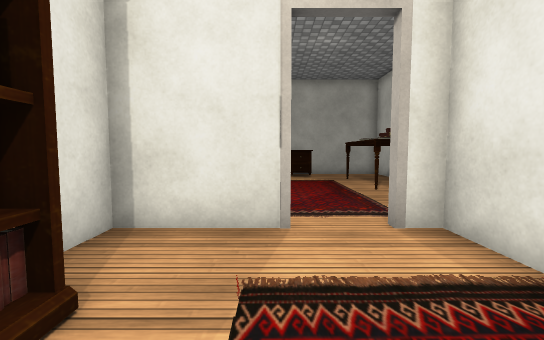
[1] (above)

19 first-person views from a walk through a 3-D level made in the Unity game engine. The camera is 1.2 m above the floor, tilts 4° down and sees 90° across. The floor is counted in squares, 1 m on a side. Each view is taken from the middle of a square. On the plan, view 1 faces up. The plan holds only what a view shows up to about 13 squares ahead; the rest is blank. The player is left out. Door leaves are left out, so doorways stand open. Some surface patterns are stand-ins.

[2]
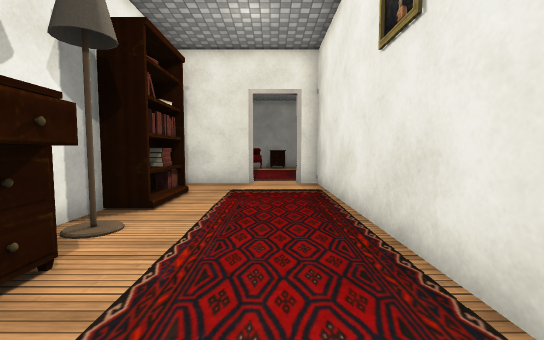

[3]
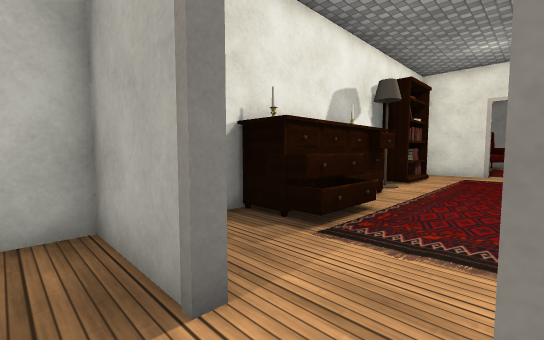

[4]
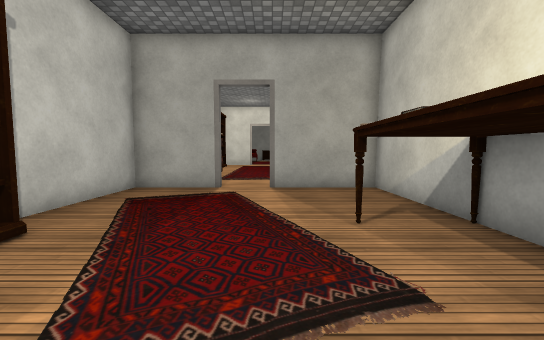

[5]
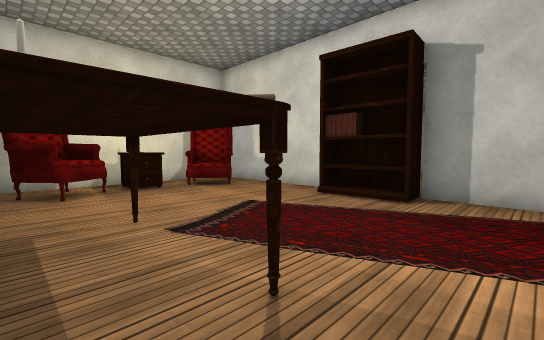

[6]
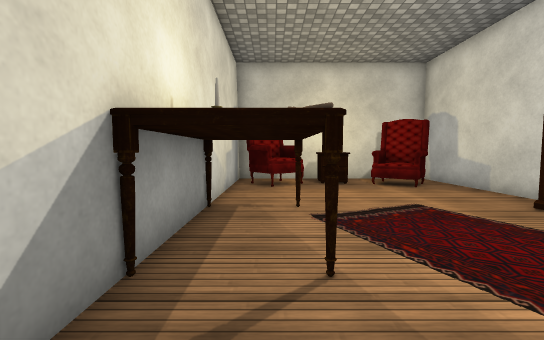

[7]
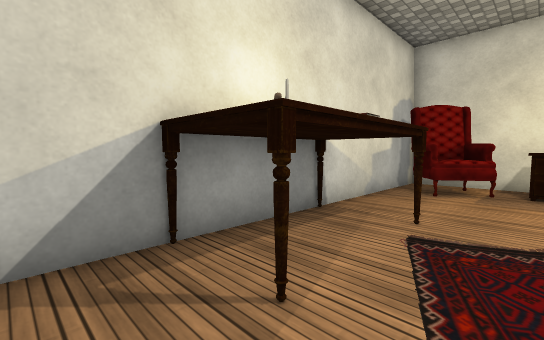

[8]
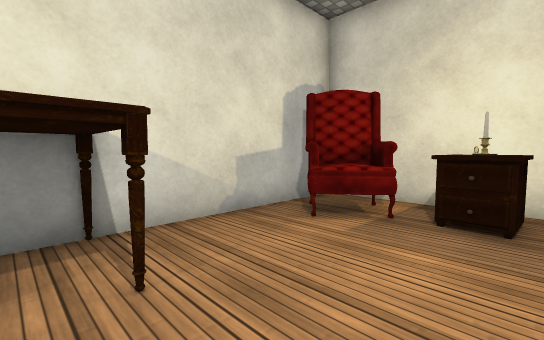

[9]
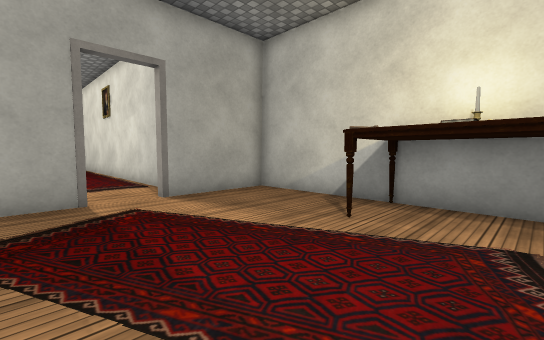

[10]
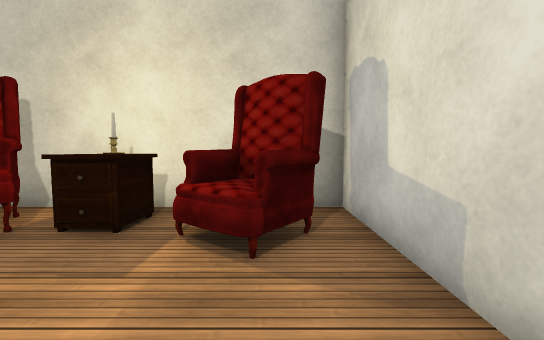

[11]
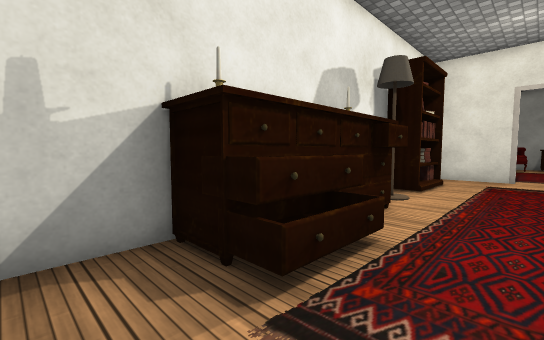

[12]
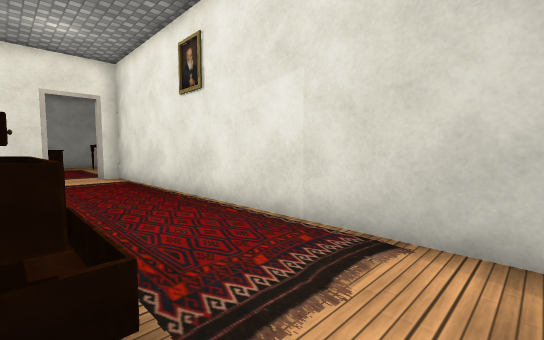

[13]
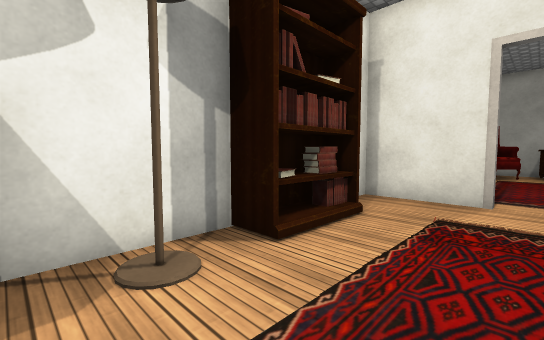

[14]
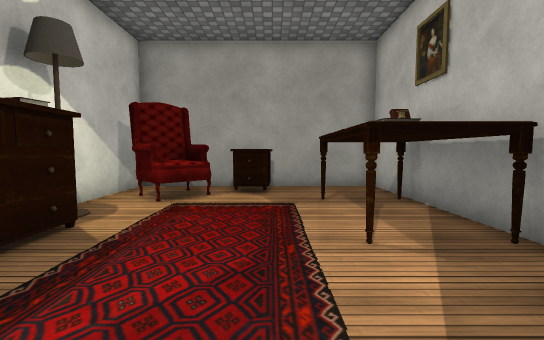

[15]
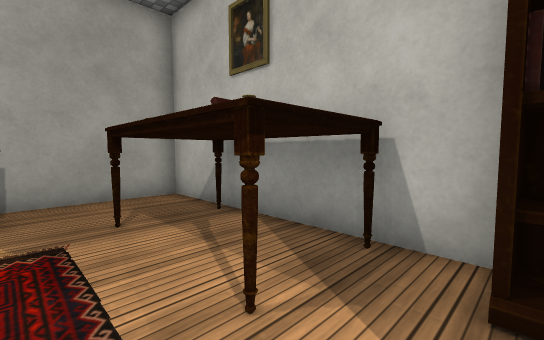

[16]
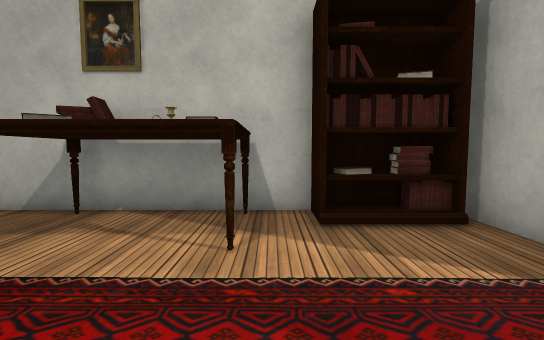

[17]
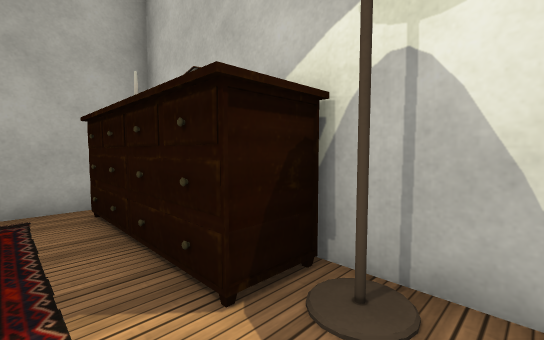

[18]
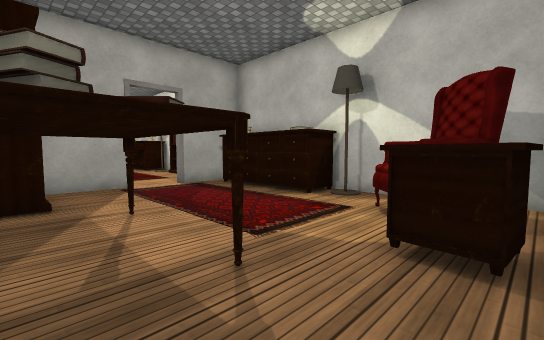

[19]
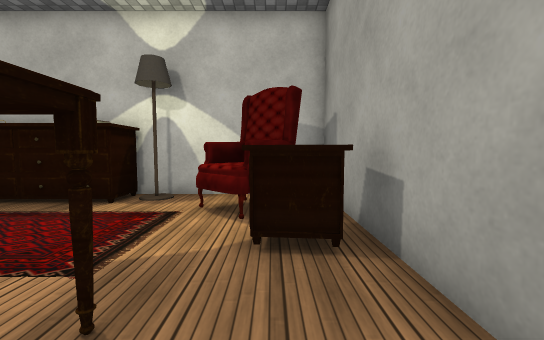

### Floor plan
Points are (right, up) in squares from view 1. A wall is a line through its corners. A room is listed if a view was taken in it or the views show most of it. See-through windows are left out.
Room 1 (views 1, 2, 11, 12, 13)
walls: (-2.5, -0.4) (-2.5, -3.1); (-2.5, -7.2) (-2.5, -9.1); (2.7, -9.1) (2.7, 4.2) (1.9, 4.2); (0.4, 4.2) (-2.5, 4.2) (-2.5, 3.1)
ways out: open door at (1.5, -10) to room 2; open door at (1.5, 4) to room 3
objects: dresser (-2, -7) to (-1, -3); lamp (-2, -2); bookshelf (-2, 0) to (-2, 2)
Room 2 (views 3, 4, 5, 6, 7, 8, 9, 10)
walls: (-2.5, -18.2) (-2.5, -23.8) (5.4, -23.8) (5.4, -10.1) (1.9, -10.1); (0.4, -10.1) (-2.5, -10.1) (-2.5, -15.2)
ways out: open door at (1.5, -10) to room 1
objects: bookshelf (-3, -17) to (-2, -15); chair (-2, -23) to (0, -21); nightstand (1, -23) to (2, -22); chair (3, -23) to (5, -21); table (3, -18) to (5, -15); other object (3, -16) to (4, -16); table (3, -15); other object (4, -15)
Room 3 (views 14, 15, 16, 17, 18, 19)
walls: (5.4, 7.1) (5.4, 14.4) (-2.5, 14.4) (-2.5, 9.1); (2, 4.4) (5, 4.4); (1.9, 14) (1.8, 12.7) (0.9, 12.8); (-1.8, 4.4) (0.4, 4.4)
ways out: open door at (1.5, 4) to room 1
objects: dresser (-2, 6) to (-1, 9); lamp (-2, 10); chair (-1, 12) to (0, 13); table (3, 9) to (5, 12); other object (4, 9); books (4, 11); bookshelf (5, 5) to (5, 7); books (5, 11); books (5, 12)

Where each view was taken, in squares from view 1:
view 1: 0 up, 0 right, facing up
view 2: 6 down, 1 right, facing up
view 3: 11 down, 2 right, facing up-left
view 4: 19 down, 2 right, facing up
view 5: 13 down, 5 right, facing down-left
view 6: 12 down, 4 right, facing down
view 7: 13 down, 2 right, facing down-right
view 8: 17 down, 1 right, facing down-right
view 9: 17 down, 1 left, facing up-right
view 10: 18 down, 1 left, facing down
view 11: 9 down, 1 right, facing up-left
view 12: 9 down, 1 left, facing up-right
view 13: 3 down, 1 right, facing up-left
view 14: 5 up, 2 right, facing up
view 15: 7 up, 2 right, facing up-right
view 16: 8 up, 0 right, facing right
view 17: 11 up, 0 right, facing down-left
view 18: 14 up, 5 right, facing down-left
view 19: 13 up, 5 right, facing left
